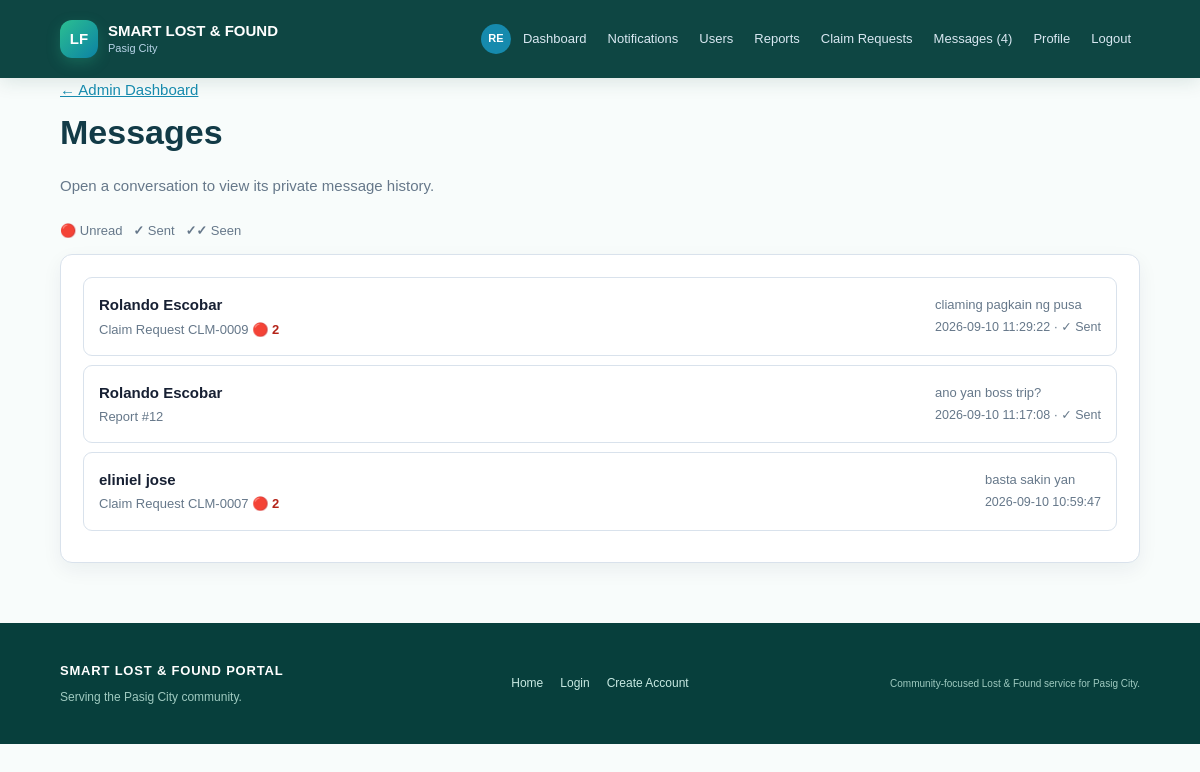
/admin/messages (signed in), run on an earlier commit of the app's database.
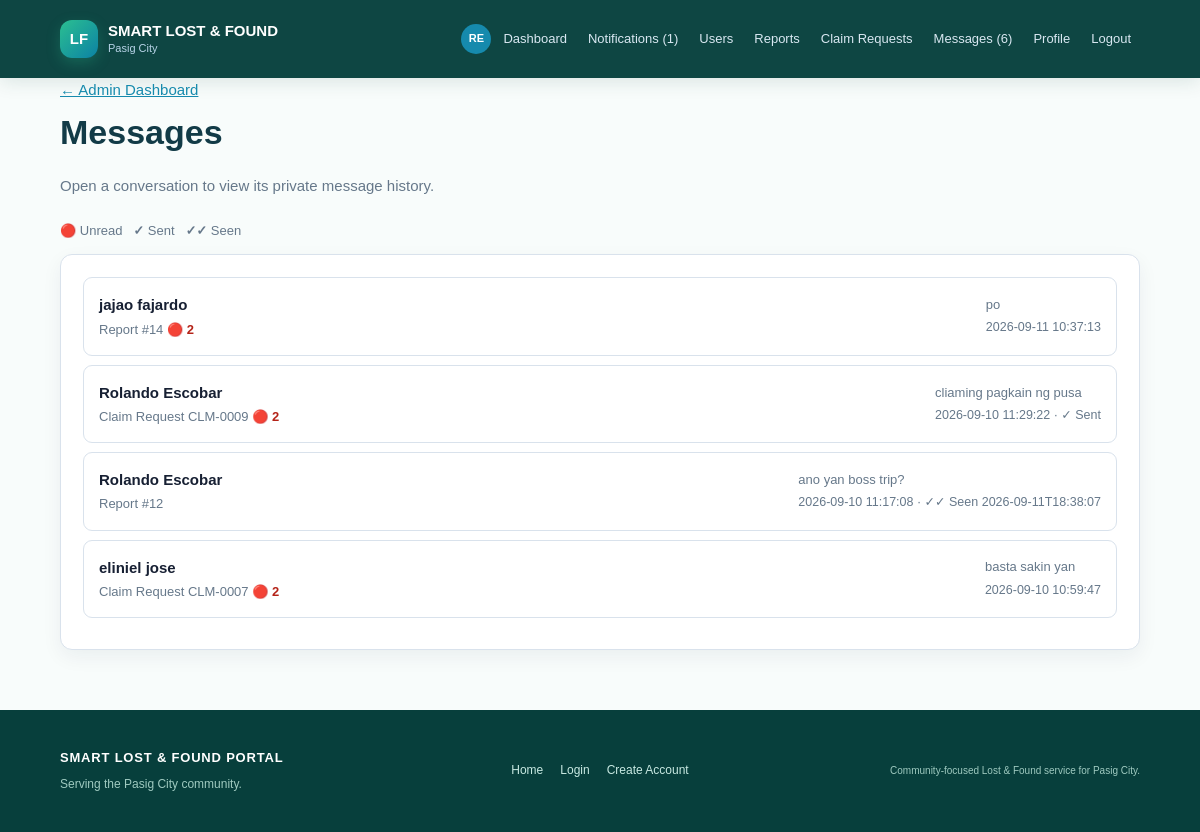
And on a later commit of the database.
### tables this page shows
CREATE TABLE messages (id INTEGER PRIMARY KEY AUTOINCREMENT, sender_id INTEGER NOT NULL, recipient_id INTEGER, item_id INTEGER, claim_id INTEGER, body TEXT NOT NULL, created_at TEXT DEFAULT CURRENT_TIMESTAMP, read_at TEXT, FOREIGN KEY(sender_id) REFERENCES users(id), FOREIGN KEY(recipient_id) REFERENCES users(id), FOREIGN KEY(item_id) REFERENCES items(id), FOREIGN KEY(claim_id) REFERENCES claims(id));

CREATE TABLE users (id INTEGER PRIMARY KEY AUTOINCREMENT, username TEXT UNIQUE NOT NULL, email TEXT UNIQUE NOT NULL, password_hash TEXT NOT NULL, role TEXT NOT NULL DEFAULT 'STUDENT', full_name TEXT, student_id TEXT, security_question TEXT, security_answer_hash TEXT, account_status TEXT DEFAULT 'ACTIVE', created_at TEXT, profile_picture TEXT, theme_preference TEXT DEFAULT 'light');

### main.py (the view)
@app.route("/admin/messages")
def admin_messages():
    if (blocked := admin_required()):
        return blocked
    conn = get_connection()
    rows = conn.execute("SELECT messages.*,users.full_name,users.email,items.item_name FROM messages JOIN users ON users.id=messages.sender_id LEFT JOIN items ON items.id=messages.item_id ORDER BY messages.id DESC").fetchall()
    conversations = {}
    for message in rows:
        key = (message["claim_id"], message["item_id"] if message["claim_id"] is None else None)
        if key not in conversations:
            unread_count = conn.execute(
                "SELECT COUNT(*) FROM messages WHERE recipient_id=? AND read_at IS NULL AND "
                + ("claim_id=?" if message["claim_id"] else "item_id=? AND claim_id IS NULL"),
                (session["user_id"], message["claim_id"] or message["item_id"]),
            ).fetchone()[0]
            conversation_data = dict(message)
            conversation_data["unread_count"] = unread_count
            conversations[key] = conversation_data
    conn.close()
    return render_template("admin_messages.html", conversations=list(conversations.values()))

### database.py (called while the page is built)
def get_connection():
    conn = sqlite3.connect(DB_NAME)
    conn.row_factory = sqlite3.Row
    conn.execute("PRAGMA foreign_keys = ON")
    return conn

### main.py (called while the page is built)
def is_admin(user=None):
    return bool(user and str(user["role"]).upper() == "ADMIN")

def current_user():
    user_id = session.get("user_id")
    if not user_id:
        return None
    conn = get_connection()
    user = conn.execute("SELECT * FROM users WHERE id=?", (user_id,)).fetchone()
    conn.close()
    return user

def user_required(message="Please log in to continue."):
    if not session.get("user_id"):
        flash(message, "info")
        return redirect(url_for("login", next=request.path))
    return None

def admin_required():
    blocked = user_required("Please log in as an administrator to continue.")
    if blocked:
        return blocked
    if not is_admin(current_user()):
        abort(403)
    return None

def avatar_url(user):
    filename = user["profile_picture"] if user and "profile_picture" in user.keys() else None
    return url_for("static", filename=f"uploads/avatars/{filename}") if filename else None

def initials(user):
    name = (user["full_name"] if user and "full_name" in user.keys() else "") or "User"
    parts = [part for part in name.split() if part]
    return "".join(part[0] for part in parts[:2]).upper() or "U"

def claim_code(claim_id):
    return f"CLM-{claim_id:04d}"

### templates/admin_messages.html
{% extends "base.html" %}{% block title %}Messages | Pasig City{% endblock %}{% block content %}<div class="page-head"><a href="{{ url_for('admin_dashboard') }}">&larr; Admin Dashboard</a><h1>Messages</h1><p class="muted">Open a conversation to view its private message history.</p></div><p class="message-legend"><strong>🔴</strong> Unread &nbsp; <strong>✓</strong> Sent &nbsp; <strong>✓✓</strong> Seen</p><section class="panel"><div class="click-list">{% for message in conversations %}<a class="click-row" href="{{ url_for('admin_message_detail',claim_id=message['claim_id']) if message['claim_id'] else url_for('admin_report_detail',item_id=message['item_id']) }}"><div><b>{{ message['full_name'] or message['email'] }}</b><span>{% if message['claim_id'] %}Claim Request {{ claim_code(message['claim_id']) }}{% else %}Report #{{ message['item_id'] }}{% endif %}{% if message['unread_count'] %} <b class="unread-badge">🔴 {{ message['unread_count'] }}</b>{% endif %}</span></div><div><span class="muted">{{ message['body'][:100] }}</span><small>{{ message['created_at'] }}{% if message['sender_id']==session['user_id'] %} &middot; {% if message['read_at'] %}✓✓ Seen {{ message['read_at'] }}{% else %}✓ Sent{% endif %}{% endif %}</small></div></a>{% else %}<div class="empty">No active conversations.</div>{% endfor %}</div></section>{% endblock %}

### templates/base.html (shortened to what this page needs)
<!doctype html><html lang="en" data-theme="{{ theme }}"><head><link rel="stylesheet" href="{{ url_for('static',filename='style.css') }}"><link rel="stylesheet" href="{{ url_for('static',filename='home.css') }}"></head><body><nav class="navbar"><a class="brand" href="{{ url_for('home') }}"><span class="brand-mark">LF</span><span>SMART LOST & FOUND<br><small>Pasig City</small></span></a><div class="nav-links">{% if current_user %}{% if avatar_url(current_user) %}<img class="avatar avatar-small" src="{{ avatar_url(current_user) }}" alt="Profile picture">{% else %}<span class="avatar avatar-small">{{ initials(current_user) }}</span>{% endif %}{% if current_user['role']|upper == 'ADMIN' %}<a href="{{ url_for('admin_dashboard') }}">Dashboard</a><a href="{{ url_for('notifications') }}">Notifications{% if unread_notifications %} ({{ unread_notifications }}){% endif %}</a><a href="{{ url_for('admin_users') }}">Users</a><a href="{{ url_for('admin_reports') }}">Reports</a><a href="{{ url_for('admin_claims') }}">Claim Requests</a><a href="{{ url_for('admin_messages') }}">Messages{% if unread_messages %} ({{ unread_messages }}){% endif %}</a><a href="{{ url_for('profile') }}">Profile</a><a href="{{ url_for('logout') }}">Logout</a>{% endif %}{% else %}<a href="{{ url_for('home') }}">Home</a><a href="{{ url_for('login') }}">Login</a><a class="nav-cta" href="{{ url_for('register') }}">Create Account</a>{% endif %}</div></nav><main class="container">{% block content %}{% endblock %}</main><footer class="site-footer"><div><strong>SMART LOST & FOUND PORTAL</strong><p>Serving the Pasig City community.</p></div><div class="footer-links"><a href="{{ url_for('home') }}">Home</a><a href="{{ url_for('login') }}">Login</a><a href="{{ url_for('register') }}">Create Account</a></div><small>Community-focused Lost & Found service for Pasig City.</small></footer></body></html>

### static/style.css (style rules this page uses)
* { box-sizing:border-box }
body { margin:0;background:#f5f7fa;color:#172033;font:15px/1.55 Arial,Helvetica,sans-serif }
.navbar { min-height:72px;padding:0 5%;background:#102a43;color:#fff;display:flex;align-items:center;justify-content:space-between;gap:20px }
.brand { color:#fff;text-decoration:none;font-weight:800;display:flex;align-items:center;gap:10px;line-height:1.1 }
.brand small { font-weight:500;color:#b8d4e8;font-size:11px }
.brand-mark { width:38px;height:38px;border-radius:10px;background:#168aad;color:#fff;display:inline-flex;align-items:center;justify-content:center;font-weight:800 }
.nav-links { display:flex;align-items:center;flex-wrap:wrap;gap:3px }
.nav-links a { color:#d9e8f2;text-decoration:none;padding:9px;border-radius:8px;font-size:13px }
.container { width:min(1180px,90%);margin:35px auto 60px }
.home-note,.primary-action,.feature-card,.action-card,.panel,.item-card,.admin-row { background:#fff;border:1px solid #d9e2ec;border-radius:12px;box-shadow:0 7px 20px rgba(16,42,67,.06) }
.page-head { margin-bottom:24px }
.page-head h1 { margin:5px 0;font-size:34px }
.muted { color:#66788a }
.form small,small { color:#66788a }
.panel { padding:22px;margin-bottom:22px }
.back-link,a { color:#168aad }
footer { text-align:center;color:#829ab1;padding:28px;font-size:12px }
.click-list { display:flex;flex-direction:column }
.click-row { display:flex;align-items:center;justify-content:space-between;gap:18px;color:#172033;text-decoration:none;border:1px solid #d9e2ec;border-radius:9px;padding:15px;margin-bottom:9px }
.click-row div { display:flex;flex-direction:column;gap:3px }
.click-row span { color:#66788a;font-size:13px }
.avatar { width:42px;height:42px;border-radius:50%;object-fit:cover;background:#168aad;color:#fff;display:inline-flex;align-items:center;justify-content:center;font-weight:800;flex:0 0 auto }
.avatar-small { width:30px;height:30px;font-size:11px }
.message-legend { color:#66788a;font-size:13px }
.unread-badge { color:#b42318 }

### static/home.css (style rules this page uses)
:root { --pasig-green: #087f5b; --pasig-green-dark: #075943; --pasig-blue: #087ea4; --pasig-ink: #123b47; --pasig-mist: #eef8f5; --pasig-line: #d8ebe5; }
body { background: #f8fcfb; color: var(--pasig-ink); }
.navbar { min-height: 78px; padding: 0 max(5%, calc((100% - 1220px) / 2)); background: rgba(7, 65, 61, .97); box-shadow: 0 4px 18px rgba(7, 65, 61, .12); }
.brand-mark { background: linear-gradient(135deg, #2bbf91, #0c82a4); border-radius: 12px; box-shadow: 0 5px 14px rgba(43, 191, 145, .25); }
.container { width: min(1220px, 90%); margin-top: 0; }
.site-footer { display: grid; grid-template-columns: 1fr auto 1fr; align-items: center; gap: 20px; padding: 38px max(5%, calc((100% - 1220px) / 2)); color: #d0e9e4; background: #073f3c; text-align: left; }
.site-footer strong { color: white; font-size: 13px; letter-spacing: .8px; }
.site-footer p { margin: 7px 0 0; color: #9fcac0; font-size: 12px; }
.site-footer small { justify-self: end; color: #9fcac0; }
.footer-links { display: flex; gap: 17px; }
.footer-links a { color: #c8e9e2; font-size: 12px; text-decoration: none; }

What changed in the data, as far as the page shows it:
added messages: full_name "jajao fajardo", item_id "14", unread_count "2", body "po", created_at "2026-09-11 10:37:13"
changed messages "ano yan boss trip?": read_at (not shown) → "2026-09-11T18:38:07"; no longer shows "✓ Sent"
Also different on the page:
{{ unread_notifications }}: (not shown) → "1"
{{ unread_messages }}: "4" → "6"
